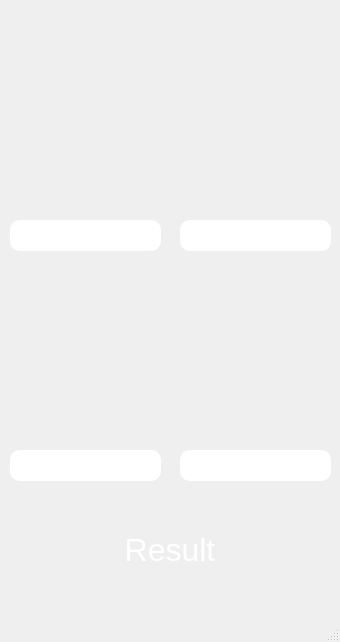
<?xml version="1.0" encoding="UTF-8"?>
<ui version="4.0">
 <class>MainWindow</class>
 <widget class="QMainWindow" name="MainWindow">
  <property name="geometry">
   <rect>
    <x>0</x>
    <y>0</y>
    <width>340</width>
    <height>642</height>
   </rect>
  </property>
  <property name="windowTitle">
   <string>MainWindow</string>
  </property>
  <widget class="QWidget" name="centralwidget">
   <property name="styleSheet">
    <string notr="true"/>
   </property>
   <widget class="QFrame" name="frame">
    <property name="geometry">
     <rect>
      <x>0</x>
      <y>0</y>
      <width>340</width>
      <height>620</height>
     </rect>
    </property>
    <property name="layoutDirection">
     <enum>Qt::LeftToRight</enum>
    </property>
    <property name="autoFillBackground">
     <bool>false</bool>
    </property>
    <property name="styleSheet">
     <string notr="true">QFrame{
	border-radius: 10;
	background-image: url(:/newPrefix/bg.png);
	background-position: center;
	background-repeat: no-repeat;
}



</string>
    </property>
    <property name="frameShape">
     <enum>QFrame::StyledPanel</enum>
    </property>
    <property name="frameShadow">
     <enum>QFrame::Raised</enum>
    </property>
    <widget class="QPushButton" name="circle_top">
     <property name="geometry">
      <rect>
       <x>10</x>
       <y>70</y>
       <width>100</width>
       <height>100</height>
      </rect>
     </property>
     <property name="styleSheet">
      <string notr="true">QPushButton {
	border-radius: 15;
	background-color: rgba(17,52,82,.8);
	border: 10px solid rgba(17,52,82,.5);
}

QPushButton:pressed{
	background-color: rgba(17,52,82,.9);
	border: 1px solid rgba(255,255,255,.5);
}</string>
     </property>
     <property name="text">
      <string/>
     </property>
     <property name="icon">
      <iconset>
       <normaloff>img/circle.png</normaloff>img/circle.png</iconset>
     </property>
     <property name="iconSize">
      <size>
       <width>100</width>
       <height>100</height>
      </size>
     </property>
    </widget>
    <widget class="QPushButton" name="square_top">
     <property name="geometry">
      <rect>
       <x>120</x>
       <y>70</y>
       <width>100</width>
       <height>100</height>
      </rect>
     </property>
     <property name="styleSheet">
      <string notr="true">QPushButton {
	border-radius: 15;
	background-color: rgba(17,52,82,.8);
	border: 10px solid rgba(17,52,82,.5);
}

QPushButton:pressed{
	background-color: rgba(17,52,82,.9);
	border: 1px solid rgba(255,255,255,.5);
}</string>
     </property>
     <property name="text">
      <string/>
     </property>
     <property name="icon">
      <iconset>
       <normaloff>img/square.png</normaloff>img/square.png</iconset>
     </property>
     <property name="iconSize">
      <size>
       <width>80</width>
       <height>80</height>
      </size>
     </property>
    </widget>
    <widget class="QPushButton" name="rect_top">
     <property name="geometry">
      <rect>
       <x>230</x>
       <y>70</y>
       <width>100</width>
       <height>100</height>
      </rect>
     </property>
     <property name="styleSheet">
      <string notr="true">QPushButton {
	border-radius: 15;
	background-color: rgba(17,52,82,.8);
	border: 10px solid rgba(17,52,82,.5);
}

QPushButton:pressed{
	background-color: rgba(17,52,82,.9);
	border: 1px solid rgba(255,255,255,.5);
}</string>
     </property>
     <property name="text">
      <string/>
     </property>
     <property name="icon">
      <iconset>
       <normaloff>img/rect.png</normaloff>img/rect.png</iconset>
     </property>
     <property name="iconSize">
      <size>
       <width>85</width>
       <height>85</height>
      </size>
     </property>
    </widget>
    <widget class="QPushButton" name="circle_bottom">
     <property name="geometry">
      <rect>
       <x>10</x>
       <y>300</y>
       <width>100</width>
       <height>100</height>
      </rect>
     </property>
     <property name="styleSheet">
      <string notr="true">QPushButton {
	border-radius: 15;
	background-color: rgba(17,52,82,.8);
	border: 10px solid rgba(17,52,82,.5);
}

QPushButton:pressed{
	background-color: rgba(17,52,82,.9);
	border: 1px solid rgba(255,255,255,.5);
}</string>
     </property>
     <property name="text">
      <string/>
     </property>
     <property name="icon">
      <iconset>
       <normaloff>img/circle.png</normaloff>img/circle.png</iconset>
     </property>
     <property name="iconSize">
      <size>
       <width>100</width>
       <height>100</height>
      </size>
     </property>
    </widget>
    <widget class="QPushButton" name="square_bottom">
     <property name="geometry">
      <rect>
       <x>120</x>
       <y>300</y>
       <width>100</width>
       <height>100</height>
      </rect>
     </property>
     <property name="styleSheet">
      <string notr="true">QPushButton {
	border-radius: 15;
	background-color: rgba(17,52,82,.8);
	border: 10px solid rgba(17,52,82,.5);
}

QPushButton:pressed{
	background-color: rgba(17,52,82,.9);
	border: 1px solid rgba(255,255,255,.5);
}</string>
     </property>
     <property name="text">
      <string/>
     </property>
     <property name="icon">
      <iconset>
       <normaloff>img/square.png</normaloff>img/square.png</iconset>
     </property>
     <property name="iconSize">
      <size>
       <width>80</width>
       <height>80</height>
      </size>
     </property>
    </widget>
    <widget class="QPushButton" name="rect_bottom">
     <property name="geometry">
      <rect>
       <x>230</x>
       <y>300</y>
       <width>100</width>
       <height>100</height>
      </rect>
     </property>
     <property name="styleSheet">
      <string notr="true">QPushButton {
	border-radius: 15;
	background-color: rgba(17,52,82,.8);
	border: 10px solid rgba(17,52,82,.5);
}

QPushButton:pressed{
	background-color: rgba(17,52,82,.9);
	border: 1px solid rgba(255,255,255,.5);
}</string>
     </property>
     <property name="text">
      <string/>
     </property>
     <property name="icon">
      <iconset>
       <normaloff>img/rect.png</normaloff>img/rect.png</iconset>
     </property>
     <property name="iconSize">
      <size>
       <width>85</width>
       <height>85</height>
      </size>
     </property>
    </widget>
    <widget class="QLineEdit" name="inputLT">
     <property name="geometry">
      <rect>
       <x>10</x>
       <y>220</y>
       <width>151</width>
       <height>31</height>
      </rect>
     </property>
     <property name="autoFillBackground">
      <bool>false</bool>
     </property>
     <property name="styleSheet">
      <string notr="true">QLineEdit{
	background-color: rgba(17,52,82,.8);
	color: rgba(255,255,255,1);
	border-radius: 10;
	border: 5px solid rgba(17,52,82,.5);
}
</string>
     </property>
     <property name="text">
      <string/>
     </property>
     <property name="frame">
      <bool>true</bool>
     </property>
     <property name="placeholderText">
      <string>Diameter</string>
     </property>
    </widget>
    <widget class="QLineEdit" name="inputRT">
     <property name="geometry">
      <rect>
       <x>180</x>
       <y>220</y>
       <width>151</width>
       <height>31</height>
      </rect>
     </property>
     <property name="autoFillBackground">
      <bool>false</bool>
     </property>
     <property name="styleSheet">
      <string notr="true">QLineEdit{
	background-color: rgba(17,52,82,.8);
	color: rgba(255,255,255,1);
	border-radius: 10;
	border: 5px solid rgba(17,52,82,.5);
}
</string>
     </property>
     <property name="text">
      <string/>
     </property>
     <property name="frame">
      <bool>true</bool>
     </property>
     <property name="placeholderText">
      <string>Diameter</string>
     </property>
    </widget>
    <widget class="QLineEdit" name="inputLD">
     <property name="geometry">
      <rect>
       <x>10</x>
       <y>450</y>
       <width>151</width>
       <height>31</height>
      </rect>
     </property>
     <property name="autoFillBackground">
      <bool>false</bool>
     </property>
     <property name="styleSheet">
      <string notr="true">QLineEdit{
	background-color: rgba(17,52,82,.8);
	color: rgba(255,255,255,1);
	border-radius: 10;
	border: 5px solid rgba(17,52,82,.5);
}
</string>
     </property>
     <property name="text">
      <string/>
     </property>
     <property name="frame">
      <bool>true</bool>
     </property>
     <property name="placeholderText">
      <string>Diameter</string>
     </property>
    </widget>
    <widget class="QLineEdit" name="inputRD">
     <property name="geometry">
      <rect>
       <x>180</x>
       <y>450</y>
       <width>151</width>
       <height>31</height>
      </rect>
     </property>
     <property name="autoFillBackground">
      <bool>false</bool>
     </property>
     <property name="styleSheet">
      <string notr="true">QLineEdit{
	background-color: rgba(17,52,82,.8);
	color: rgba(255,255,255,1);
	border-radius: 10;
	border: 5px solid rgba(17,52,82,.5);
}
</string>
     </property>
     <property name="text">
      <string/>
     </property>
     <property name="frame">
      <bool>true</bool>
     </property>
     <property name="placeholderText">
      <string>Diameter</string>
     </property>
    </widget>
    <widget class="QPushButton" name="result">
     <property name="geometry">
      <rect>
       <x>70</x>
       <y>520</y>
       <width>200</width>
       <height>60</height>
      </rect>
     </property>
     <property name="font">
      <font>
       <family>Tahoma</family>
       <pointsize>24</pointsize>
      </font>
     </property>
     <property name="styleSheet">
      <string notr="true">QPushButton {
	border-radius: 15;
	background-color: rgba(17,52,82,.8);
	border: 10px solid rgba(17,52,82,.5);
	color: rgba(255,255,255,1);
}

QPushButton:pressed{
	background-color: rgba(17,52,82,.9);
	border: 1px solid rgba(255,255,255,.5);
	color: rgba(255,255,255,.5);
}</string>
     </property>
     <property name="text">
      <string>Result</string>
     </property>
     <property name="iconSize">
      <size>
       <width>80</width>
       <height>80</height>
      </size>
     </property>
    </widget>
   </widget>
  </widget>
  <widget class="QStatusBar" name="statusbar"/>
 </widget>
 <resources>
  <include location="img/bg.qrc"/>
 </resources>
 <connections/>
</ui>
